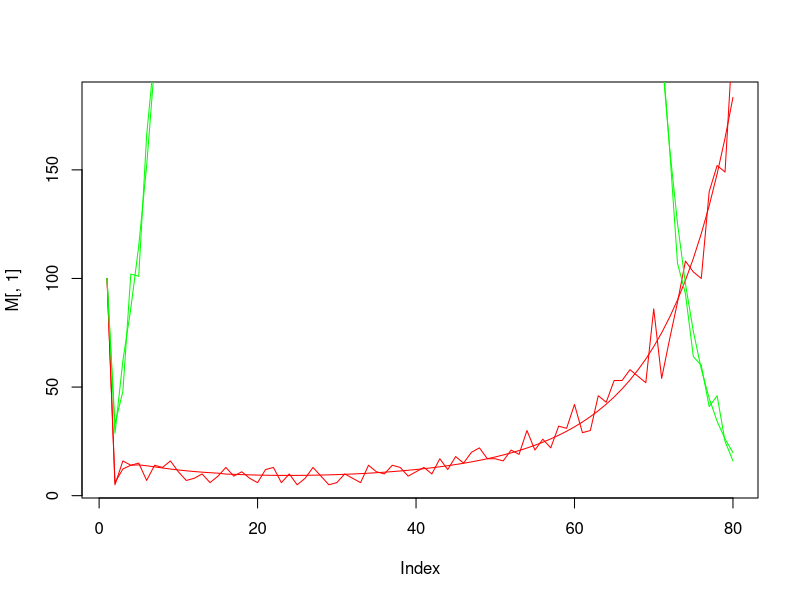
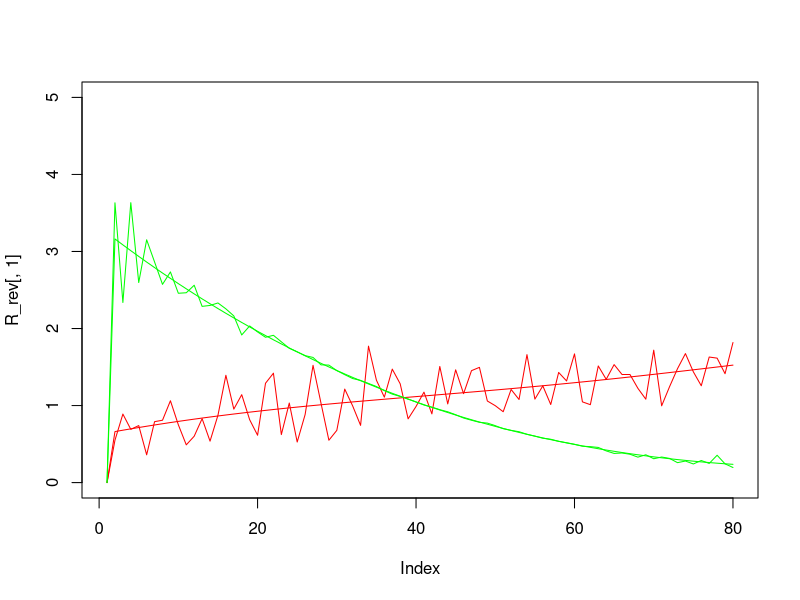

R code for these plots, in order:
## code to prepare ALL datasets goes here


si_shape <- 2       ## shape parameter for serial interval assuming gamma distribution
si_rate  <- 0.5     ## rate parameter for serial interval assuming gamma distribution

w <- sapply(1:14, function(x){
  pgamma(x, si_shape, si_rate) - pgamma(x-1, si_shape, si_rate)
})

w <- w/sum(w)

Ra <- function(t) {
  tt = (20*cos(t/500) + (0.8*t - 50)^2 - (0.115 * t)^3)/1000 + 0.8
  tt_out <- ifelse(tt < 0.3, 0.3, tt)
  return(tt_out)
}
Rb <- function(t) {
  tt = (30*cos(t/500) + (0.6*t - 50)^2 - (0.15 * t)^3)/1000 + 0.7
  tt_out <- ifelse(tt < 0.3, 0.3, tt)
  return(tt_out)
}

Rb <- function(t) (20*cos(t/500) + (0.8*t - 50)^2 - (0.115 * t)^3)/1000 + 0.8
Ra <- function(t) (30*sin(t/150) + cos(t/20) - (t/50)^2)/8 - 0.006*t + 0.5

tmax <- 80

Rmatrix = cbind(Ra(1:tmax), Rb(1:tmax))
head(Rmatrix)

M <- matrix(NA, nrow = tmax, ncol = 2)
N <- matrix(NA, nrow = tmax, ncol = 2)
R_rev <- matrix(NA, nrow = tmax, ncol = 2)
R_this <- matrix(NA, nrow = tmax, ncol = 2)

# initialize
t = 1
R_rev[t, ] <- 1e-5
R_this[t, ] <- 1e-5
M[t, ] <- 100
N[t, ] <- 100
J <- 2
S <- length(w)

# P <- matrix(c(0.8, 0.2, 0.1,
#               0.15, 0.6, 0.3,
#               0.05, 0.2, 0.6), 3)

# P <- matrix(c(0.8, 0.4,
#               0.2, 0.6), 2)

P <- matrix(c(1, 0.0,
              0.0, 1), 2)

P
set.seed(123)

for(t in 2:tmax) {

  # what are the boundaries of tau
  tau_end = min(S, t - 1)

  ## FIRST YOU CAN CALCULATE THE INNER
  # dim(Rmatrix[t, ])
  #inner_vec2 <- as.matrix(rep(Rmatrix[t, ],ta) %*% M[t - 1:tau_end, 1] %*% w[1:tau_end]

  ## need to repeat this
  #J = 1

  RR <- diag(Rmatrix[t, ])
  RR

  ## MM is m(t - 1), ..., m(1)
  ## where rows are regions
  ## and columns are time
  if(t == 2) {
    MM <- as.matrix(M[t - 1:tau_end, ])
  } else {
    MM <- t(as.matrix(M[t - 1:tau_end, ]))
  }
  MM
  WW <-  as.matrix(w[1:tau_end])

  inner_vec <- RR %*% MM %*% WW

  # Rmatrix[t, ]
  # RR <- matrix(rep(Rmatrix[t, ],times = tau_end), ncol = tau_end)
  # RR
  # RR %*% M[t - 1:tau_end, ]
  #
  # inner_vec = vector("numeric", J)
  # inner_vec[1:J] <- 0
  # ##
  # for(jx in 1:J) {
  #
  #   ## FOR EACH jx CALCULATE THE SUM
  #   for(tau in 1:tau_end) {
  #     inner_vec[jx] = inner_vec[jx] + Rmatrix[t, jx] * M[t - tau, jx] * w[tau]
  #   }
  #
  # }
  # inner_vec ## just 1 for each region
  # Rmatrix[t,]## //

  ##x
  # outer_vec = vector("numeric", J)
  # outer_vec[1:J] <- 0
  #
  # # this gets each m_j
  # for(j in 1:J) {
  #
  #   # now loop over all j' within each j
  #   for(jx in 1:J) {
  #
  #     # ****
  #     # the difference is whether you invert jx or j in P
  #     # ****
  #     outer_vec[j] = outer_vec[j] + P[jx, j] * inner_vec[jx]
  #
  #   }
  #
  # }
  outer_vec = t(P) %*% inner_vec

  M[t, ] = outer_vec
  N[t, ] = sapply(outer_vec, function(x) rpois(1, x))

  ## --------------------------------------------------
  ## reverse calc R
  sum_m_w_mat <- matrix(rep(MM %*% WW, times = J), byrow = T, nrow = J)

  # now the a, b, c ... matrix is really just P * rowwise the above
  c_mat <- t(P) * sum_m_w_mat
  c_mat

  R_rev[t, ] <- solve(t(c_mat) %*% c_mat) %*% t(c_mat) %*% M[t, ]

  R_rev[t, ]
  Rmatrix[t, ]
  DIG = 12
  stopifnot(round(R_rev[t, ], DIG) == round(Rmatrix[t, ], DIG))

  ## --------------------------------------------------
  ## calc this R based on N not MM
  if(t == 2) {
    NN <- as.matrix(N[t - 1:tau_end, ])
  } else {
    NN <- t(as.matrix(N[t - 1:tau_end, ]))
  }

  sum_m_w_mat <- matrix(rep(NN %*% WW, times = J), byrow = T, nrow = J)

  # now the a, b, c ... matrix is really just P * rowwise the above
  c_mat <- t(P) * sum_m_w_mat
  c_mat

  R_this[t, ] <- solve(t(c_mat) %*% c_mat) %*% t(c_mat) %*% N[t, ]

}

plot(M[,1], type = 'l', col = 'red')
lines(N[, 1], col = 'red')
lines(M[,2], type = 'l', col = 'green')
lines(N[, 2], col = 'green')

plot(R_rev[,1], type = 'l', col = 'red', ylim = c(0, 5))
lines(R_this[, 1], col = 'red')
lines(R_rev[,2], type = 'l', col = 'green')
lines(R_this[, 2], col = 'green')
R_this[,2]
# ------------------------------------------------------------------------
## NOW EXPORT


## SAMPLE DATES
ref_date = as.Date('2020-01-01')
sample_dates = seq.Date(from = ref_date, to = ref_date + nrow(N) - 1, by = 'day')


##  SAMPLE MULTI SITE
sample_multi_site = data.frame(date = sample_dates, N)
colnames(sample_multi_site)[2:3] <- c('Tatooine', 'Hoth')


## TRANSFER MATRIX
# make daily
P_list <- lapply(1:nrow(N), function(x) P)
transfer_matrix <- do.call(rbind, P_list)
dim(transfer_matrix)
colnames(transfer_matrix) <- c('Tatooine', 'Hoth')
rn = vector("character", nrow(N))
for(i in seq(2, nrow(N) * 2, by = 2)) {
  rn[i-1] = paste0(sample_dates[i/2], ':Tatooine')
  rn[i]   = paste0(sample_dates[i/2], ':Hoth')
}
rownames(transfer_matrix) <- rn[1:nrow(transfer_matrix)]
head(transfer_matrix)
tail(transfer_matrix)


